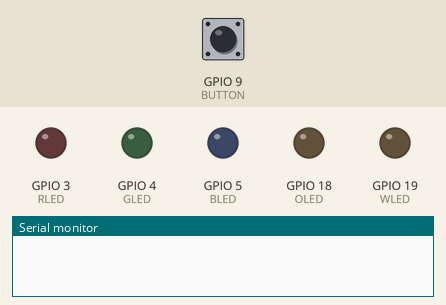
This sketch was run on a simulated ESP32. Parts: output pins drawn as LEDs (lit = HIGH), the last lines printed to the serial monitor. Inputs (shaded band) come from the test bench; at power-on: GPIO 9 (BUTTON) HIGH.

Above: at 1.2 s.
1.3 s: GPIO 9 (BUTTON) pulled LOW for 0.15 s
At 1.37 s:
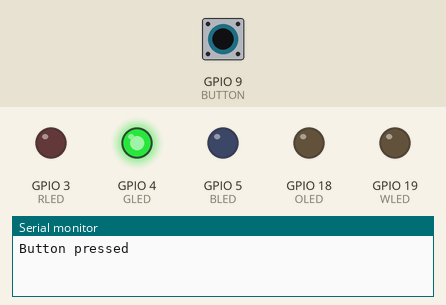
2.9 s: GPIO 9 (BUTTON) pulled LOW for 3.2 s
At 7.2 s:
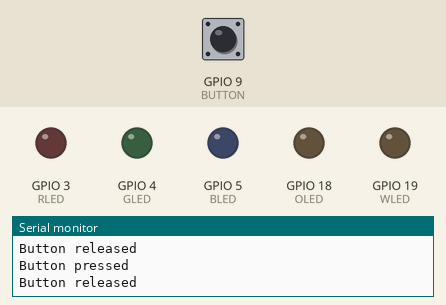
Timing chart, 0 to 8.7 s (numbered marks = the images above; inputs shaded):
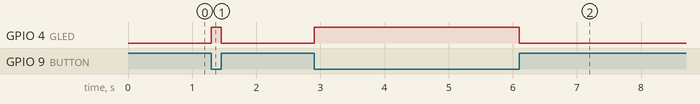

Measured:
- after the input at 1.3 s, GPIO 4 (GLED): LOW → HIGH at once, → LOW 0.15 s later
- after the input at 2.9 s, GPIO 4 (GLED): LOW → HIGH at once, → LOW 3.2 s later

The sketch:

button.ino
```cpp
#include "hardware.h"
#include <Arduino.h>

void setup() {
  // setup設定，只執行一次
  pinMode(OLED, OUTPUT);
  pinMode(WLED, OUTPUT);
  pinMode(RLED, OUTPUT);
  pinMode(GLED, OUTPUT);
  pinMode(BLED, OUTPUT);
  pinMode(BUTTON, INPUT);
  Serial.begin(115200);
}

int buttonState = 0;

void button2led() {
  buttonState = digitalRead(BUTTON);
  if (buttonState != HIGH) {
    // turn LED on
    if (digitalRead(GLED) == LOW) {
      digitalWrite(GLED, HIGH);
      Serial.println("Button pressed");
    }
  } else {
    // turn LED off
    if (digitalRead(GLED) == HIGH) {
      digitalWrite(GLED, !digitalRead(GLED));
      Serial.println("Button released");
    }
  }
}

void loop() {
  button2led();
}
```

hardware.h
```cpp
#define BUTTON 9 // the number of the pushbutton pin
#define OLED 18  // Orange LED
#define WLED 19  // White LED
#define RLED 3   // Red LED
#define GLED 4   // Green LED
#define BLED 5   // Blue LED
```
